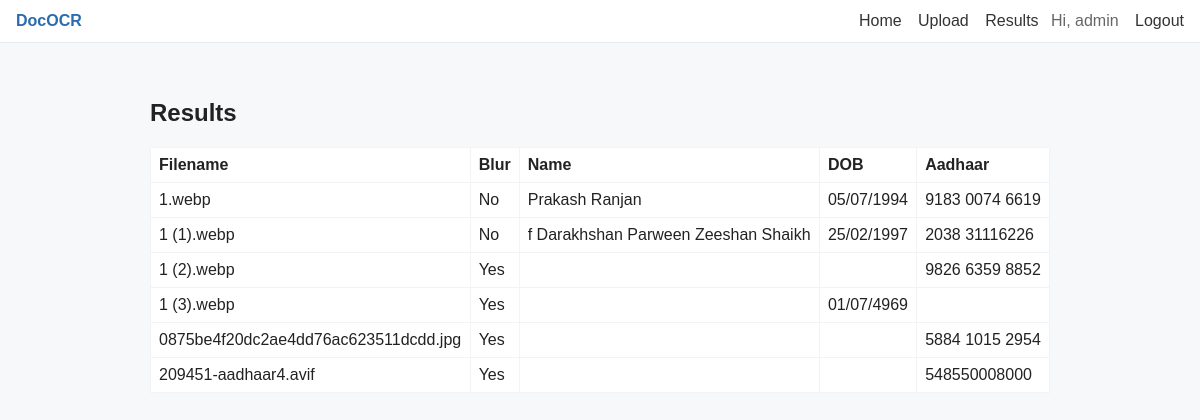
Screenshot of /results (signed in) with the database file from the repository.
### tables this page shows
CREATE TABLE documents (
        id INTEGER PRIMARY KEY AUTOINCREMENT,
        filename TEXT,
        is_blur INTEGER,
        name TEXT,
        dob TEXT,
        aadhaar TEXT
    );

### app.py (the view)
@app.route("/results")
def results():
    if "user" not in session:
        return redirect("/login")
    conn = get_db()
    docs = conn.execute("SELECT * FROM documents").fetchall()
    conn.close()
    return render_template("results.html", docs=docs)

### db.py (called while the page is built)
def get_db():
    conn = sqlite3.connect(DB_NAME)
    conn.row_factory = sqlite3.Row
    return conn

### templates/results.html (shortened to what this page needs)
{% extends "base.html" %}
{% block content %}
<h2>Results</h2>
{% if docs %}
<table class="results">
    <thead>
        <tr>
            <th>Filename</th>
            <th>Blur</th>
            <th>Name</th>
            <th>DOB</th>
            <th>Aadhaar</th>
        </tr>
    </thead>
    <tbody>
    {% for d in docs %}
        <tr>
            <td>{{ d.filename }}</td>
            <td>{{ 'Yes' if d.is_blur else 'No' }}</td>
            <td>{{ d.name or '' }}</td>
            <td>{{ d.dob or '' }}</td>
            <td>{{ d.aadhaar or '' }}</td>
        </tr>
    {% endfor %}
    </tbody>
</table>
{% else %}
<p>No documents uploaded yet.</p>
{% endif %}
{% endblock %}

### templates/base.html (shortened to what this page needs)
<!DOCTYPE html>
<html lang="en">
<head>
    <link rel="stylesheet" href="{{ url_for('static', filename='style.css') }}">
</head>
<body>
    <nav class="nav">
        <a href="{{ url_for('index') }}" class="brand">DocOCR</a>
        <div class="nav-links">
            <a href="{{ url_for('index') }}">Home</a>
            <a href="{{ url_for('upload') }}">Upload</a>
            <a href="{{ url_for('results') }}">Results</a>
            {% if session.get('user') %}
                <span class="user">Hi, {{ session.get('user') }}</span>
                <a href="{{ url_for('auth.logout') }}">Logout</a>
            {% else %}
                <a href="{{ url_for('auth.login') }}">Login</a>
            {% endif %}
        </div>
    </nav>
    <main class="container">
        {% block content %}{% endblock %}
    </main>
</body>
</html>

### static/style.css (style rules this page uses)
body { background-color: #f6f8fa; color: #222222; font-family: Arial, Helvetica, sans-serif; margin: 0; padding: 0; }
.nav { background-color: #ffffff; border-bottom: 1px solid #e6e9ef; padding: 12px 16px; display: flex; justify-content: space-between; align-items: center; }
.nav .brand { font-weight: bold; color: #2b6cb0; text-decoration: none; }
.nav-links a { margin-left: 12px; text-decoration: none; color: #333333; }
.container { max-width: 900px; margin: 24px auto; padding: 12px; }
.results { width: 100%; border-collapse: collapse; margin-top: 12px; background-color: #fff; border: 1px solid #e6e9ef; }
.results th, .results td { padding: 8px; border: 1px solid #f1f3f5; text-align: left; }
.user { margin-left: 8px; color: #666666; }

### rows the page displays
documents: filename "1.webp", is_blur "No", name "Prakash Ranjan", dob "05/07/1994", aadhaar "9183 0074 6619"
documents: filename "1 (1).webp", is_blur "No", name "f Darakhshan Parween Zeeshan Shaikh", dob "25/02/1997", aadhaar "2038 31116226"
documents: filename "1 (2).webp", is_blur "Yes", aadhaar "9826 6359 8852"
documents: filename "1 (3).webp", is_blur "Yes", dob "01/07/4969"
documents: filename "0875be4f20dc2ae4dd76ac623511dcdd.jpg", is_blur "Yes", aadhaar "5884 1015 2954"
documents: filename "209451-aadhaar4.avif", is_blur "Yes", aadhaar "548550008000"

### other values shown
{{ session.get('user') }} "admin"
